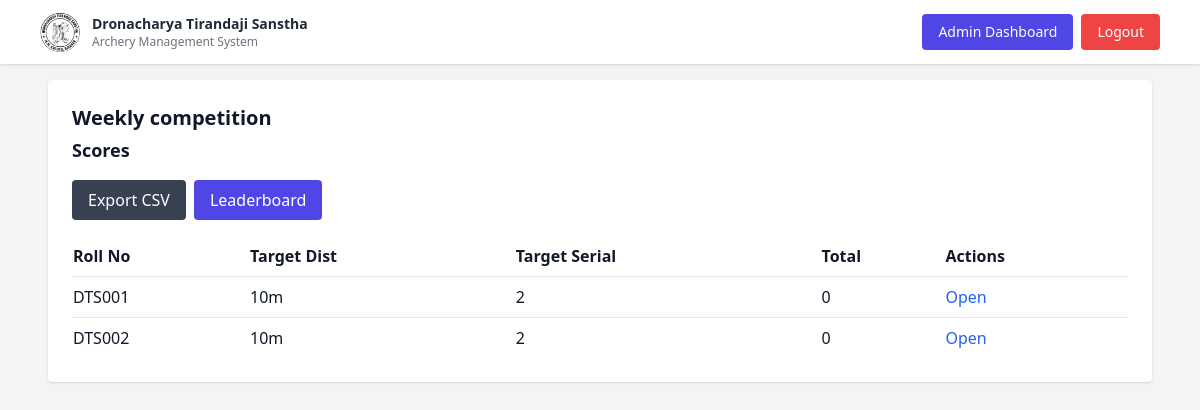
/admin/competition/3/scores (signed in), run on the app's committed database.
### models.py (models this page shows)
class Competition(db.Model):
    __tablename__ = 'competitions'
    id = db.Column(db.Integer, primary_key=True)
    name = db.Column(db.String(200))
    bow_type = db.Column(db.String(50))
    age_group = db.Column(db.String(80))
    gender = db.Column(db.String(20))
    target_distance = db.Column(db.String(50))
    target_serial = db.Column(db.String(20))
    num_students = db.Column(db.Integer)
    created_at = db.Column(db.DateTime, default=datetime.utcnow)
    score_entries = db.relationship('ScoreEntry', back_populates='competition', passive_deletes=True)

class ScoreEntry(db.Model):
    __tablename__ = 'scores'
    id = db.Column(db.Integer, primary_key=True)
    competition_id = db.Column(db.Integer, db.ForeignKey('competitions.id', ondelete='SET NULL'), nullable=True)
    user_id = db.Column(db.Integer, db.ForeignKey('users.id'), nullable=True)
    roll_no = db.Column(db.String(20))
    target_distance = db.Column(db.String(50))
    target_serial = db.Column(db.String(20))
    competition_name = db.Column(db.String(200), nullable=True)
    sets = db.Column(db.Text) # JSON string like '[10,9,8,...]'
    xs = db.Column(db.Integer, default=0)
    total = db.Column(db.Integer, default=0)
    competition = db.relationship('Competition', back_populates='score_entries')
    user = db.relationship('User', back_populates='scores')

### app.py (the view)
@app.route('/admin/competition/<int:comp_id>/scores')
def admin_scores_view(comp_id):
    if not session.get('is_admin'):
        return redirect(url_for('login'))
    comp = Competition.query.get_or_404(comp_id)
    entries = comp.score_entries
    return render_template('admin_scores_view.html', comp=comp, entries=entries)

### app.py (called while the page is built)
@app.context_processor
def inject_current_user():
    user = None
    if session.get('user_id'):
        user = User.query.get(session['user_id'])
    return dict(current_user=user)

### templates/admin_scores_view.html (shortened to what this page needs)
{% extends 'base.html' %}
{% block content %}
<div class="bg-white p-6 rounded shadow">
    <h1 class="text-xl font-bold text-center sm:text-left mb-1">
        {{ comp.name }}
    </h1>
    <h2 class="text-lg font-semibold text-center sm:text-left mb-4">
        Scores
    </h2>
    <div class="flex flex-col sm:flex-row gap-2 mb-4 justify-center sm:justify-start">
        <a href="{{ url_for('admin_export_csv', comp_id=comp.id) }}"
        class="bg-gray-700 text-white px-4 py-2 rounded text-center">
            Export CSV
        </a>
        <a href="{{ url_for('admin_leaderboard', comp_id=comp.id) }}"
        class="bg-indigo-600 text-white px-4 py-2 rounded text-center">
            Leaderboard
        </a>
    </div>
    <table class="hidden sm:table w-full text-left">
        <thead>
            <tr>
                <th class="py-2">Roll No</th>
                <th class="py-2">Target Dist</th>
                <th class="py-2">Target Serial</th>
                <th class="py-2">Total</th>
                <th class="py-2">Actions</th>
            </tr>
        </thead>
        <tbody>
            {% for e in entries %}
            <tr class="border-t">
                <td class="py-2">{{ e.roll_no }}</td>
                <td class="py-2">{{ e.target_distance }}m</td>
                <td class="py-2">{{ e.target_serial }}</td>
                <td class="py-2">{{ e.total }}</td>
                <td class="py-2"><a href="{{ url_for('score_entry', comp_id=comp.id, entry_id=e.id) }}" class="text-blue-600">Open</a></td>
            </tr>
            {% endfor %}
        </tbody>
    </table>
</div>
{% endblock %}

### data on the page
Competition: name "Weekly competition"
ScoreEntry: roll_no "DTS001", target_distance "10", target_serial "2", total "0"
ScoreEntry: roll_no "DTS002", target_distance "10", target_serial "2", total "0"
